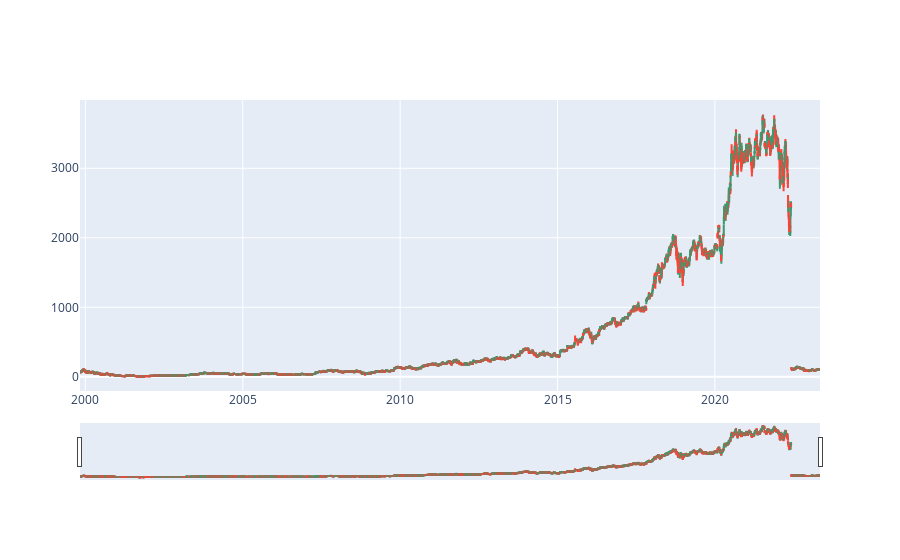

Here is the notebook cell this chart was saved with:
### Code cell
finanzas = Finanzas(input("Ingresa tu token: "))
finanzas.buscaSimbolo("AMZN", modo="velitas")

### Figure 1 — Plotly figure (JSON) as saved in the notebook; plotly's stock layout.template omitted (floating-point values rounded to 4 significant figures; data arrays with more than 128 entries replaced by an {"elided": "..."} marker saying what was removed)
{"data": [{"close": {"elided": "5915 float values"}, "high": {"elided": "5915 float values"}, "low": {"elided": "5915 float values"}, "open": {"elided": "5915 float values"}, "type": "candlestick", "x": {"elided": "5915 str values"}}], "layout": {}}
